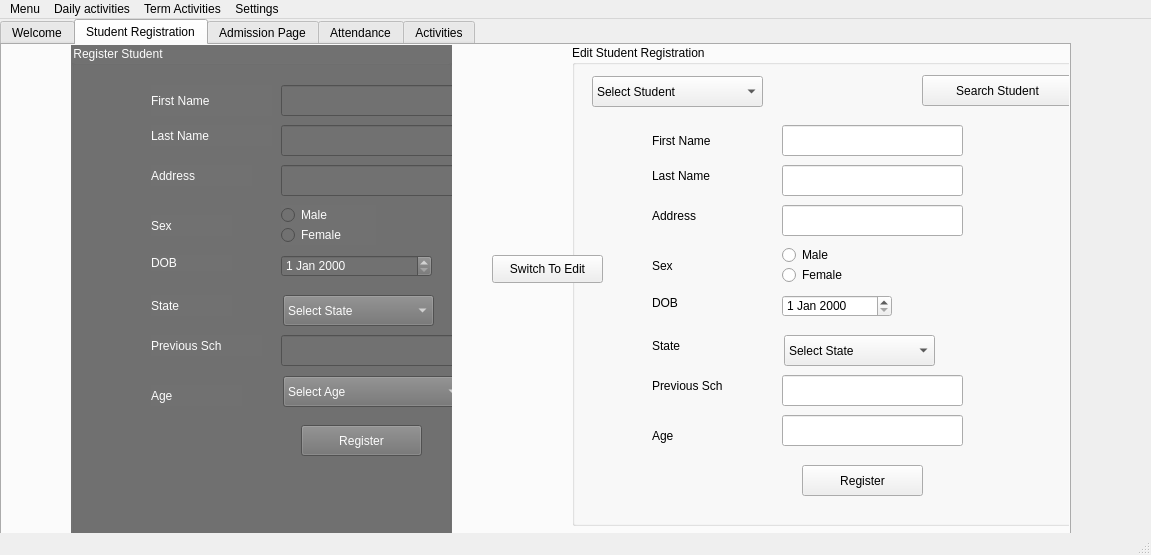
<?xml version="1.0" encoding="UTF-8"?>
<ui version="4.0">
 <class>MainWindow</class>
 <widget class="QMainWindow" name="MainWindow">
  <property name="geometry">
   <rect>
    <x>0</x>
    <y>0</y>
    <width>1151</width>
    <height>555</height>
   </rect>
  </property>
  <property name="windowTitle">
   <string>MainWindow</string>
  </property>
  <widget class="QWidget" name="centralwidget">
   <widget class="QTabWidget" name="tabWidget">
    <property name="geometry">
     <rect>
      <x>0</x>
      <y>0</y>
      <width>1071</width>
      <height>541</height>
     </rect>
    </property>
    <property name="styleSheet">
     <string notr="true">font: 75 10pt &quot;Verdana&quot;;
</string>
    </property>
    <property name="currentIndex">
     <number>1</number>
    </property>
    <widget class="QWidget" name="tab">
     <attribute name="title">
      <string>Welcome</string>
     </attribute>
    </widget>
    <widget class="QWidget" name="tab_2">
     <attribute name="title">
      <string>Student Registration</string>
     </attribute>
     <widget class="QGroupBox" name="groupBox">
      <property name="geometry">
       <rect>
        <x>69</x>
        <y>0</y>
        <width>381</width>
        <height>491</height>
       </rect>
      </property>
      <property name="styleSheet">
       <string notr="true">font: 75 10pt &quot;Verdana&quot;;
color: rgb(252, 252, 252);
background-color: rgb(113, 113, 113);</string>
      </property>
      <property name="title">
       <string>Register Student</string>
      </property>
      <widget class="QLineEdit" name="lineEdit">
       <property name="geometry">
        <rect>
         <x>210</x>
         <y>40</y>
         <width>181</width>
         <height>31</height>
        </rect>
       </property>
      </widget>
      <widget class="QLabel" name="label_3">
       <property name="geometry">
        <rect>
         <x>80</x>
         <y>40</y>
         <width>121</width>
         <height>31</height>
        </rect>
       </property>
       <property name="styleSheet">
        <string notr="true">font: 75 10pt &quot;Verdana&quot;;</string>
       </property>
       <property name="text">
        <string>First Name</string>
       </property>
      </widget>
      <widget class="QLabel" name="label_4">
       <property name="geometry">
        <rect>
         <x>80</x>
         <y>80</y>
         <width>121</width>
         <height>21</height>
        </rect>
       </property>
       <property name="styleSheet">
        <string notr="true">font: 75 10pt &quot;Verdana&quot;;</string>
       </property>
       <property name="text">
        <string>Last Name</string>
       </property>
      </widget>
      <widget class="QLabel" name="label_5">
       <property name="geometry">
        <rect>
         <x>80</x>
         <y>120</y>
         <width>101</width>
         <height>21</height>
        </rect>
       </property>
       <property name="styleSheet">
        <string notr="true">font: 75 10pt &quot;Verdana&quot;;</string>
       </property>
       <property name="text">
        <string>Address</string>
       </property>
      </widget>
      <widget class="QLabel" name="label_6">
       <property name="geometry">
        <rect>
         <x>80</x>
         <y>170</y>
         <width>81</width>
         <height>21</height>
        </rect>
       </property>
       <property name="styleSheet">
        <string notr="true">font: 75 10pt &quot;Verdana&quot;;</string>
       </property>
       <property name="text">
        <string>Sex</string>
       </property>
      </widget>
      <widget class="QRadioButton" name="radioButton">
       <property name="geometry">
        <rect>
         <x>210</x>
         <y>160</y>
         <width>95</width>
         <height>20</height>
        </rect>
       </property>
       <property name="text">
        <string>Male</string>
       </property>
      </widget>
      <widget class="QRadioButton" name="radioButton_2">
       <property name="geometry">
        <rect>
         <x>210</x>
         <y>180</y>
         <width>95</width>
         <height>20</height>
        </rect>
       </property>
       <property name="text">
        <string>Female</string>
       </property>
      </widget>
      <widget class="QLabel" name="label_8">
       <property name="geometry">
        <rect>
         <x>80</x>
         <y>210</y>
         <width>81</width>
         <height>16</height>
        </rect>
       </property>
       <property name="styleSheet">
        <string notr="true">font: 75 10pt &quot;Verdana&quot;;</string>
       </property>
       <property name="text">
        <string>DOB</string>
       </property>
      </widget>
      <widget class="QLabel" name="label_9">
       <property name="geometry">
        <rect>
         <x>80</x>
         <y>250</y>
         <width>81</width>
         <height>21</height>
        </rect>
       </property>
       <property name="styleSheet">
        <string notr="true">font: 75 10pt &quot;Verdana&quot;;</string>
       </property>
       <property name="text">
        <string>State</string>
       </property>
      </widget>
      <widget class="QLineEdit" name="lineEdit_6">
       <property name="geometry">
        <rect>
         <x>210</x>
         <y>80</y>
         <width>181</width>
         <height>31</height>
        </rect>
       </property>
      </widget>
      <widget class="QLineEdit" name="lineEdit_7">
       <property name="geometry">
        <rect>
         <x>210</x>
         <y>120</y>
         <width>181</width>
         <height>31</height>
        </rect>
       </property>
      </widget>
      <widget class="QDateEdit" name="dateEdit">
       <property name="geometry">
        <rect>
         <x>210</x>
         <y>210</y>
         <width>151</width>
         <height>22</height>
        </rect>
       </property>
      </widget>
      <widget class="QLineEdit" name="lineEdit_10">
       <property name="geometry">
        <rect>
         <x>210</x>
         <y>290</y>
         <width>181</width>
         <height>31</height>
        </rect>
       </property>
      </widget>
      <widget class="QComboBox" name="comboBox">
       <property name="geometry">
        <rect>
         <x>212</x>
         <y>250</y>
         <width>151</width>
         <height>31</height>
        </rect>
       </property>
       <item>
        <property name="text">
         <string>Select State</string>
        </property>
       </item>
      </widget>
      <widget class="QLabel" name="label_10">
       <property name="geometry">
        <rect>
         <x>80</x>
         <y>290</y>
         <width>111</width>
         <height>21</height>
        </rect>
       </property>
       <property name="styleSheet">
        <string notr="true">font: 75 10pt &quot;Verdana&quot;;</string>
       </property>
       <property name="text">
        <string>Previous Sch</string>
       </property>
      </widget>
      <widget class="QLabel" name="label_11">
       <property name="geometry">
        <rect>
         <x>80</x>
         <y>340</y>
         <width>91</width>
         <height>21</height>
        </rect>
       </property>
       <property name="styleSheet">
        <string notr="true">font: 75 10pt &quot;Verdana&quot;;</string>
       </property>
       <property name="text">
        <string>Age</string>
       </property>
      </widget>
      <widget class="QPushButton" name="pushButton">
       <property name="geometry">
        <rect>
         <x>230</x>
         <y>380</y>
         <width>121</width>
         <height>31</height>
        </rect>
       </property>
       <property name="text">
        <string>Register</string>
       </property>
      </widget>
      <widget class="QComboBox" name="comboBox_11">
       <property name="geometry">
        <rect>
         <x>212</x>
         <y>331</y>
         <width>181</width>
         <height>31</height>
        </rect>
       </property>
       <item>
        <property name="text">
         <string>Select Age</string>
        </property>
       </item>
      </widget>
     </widget>
     <widget class="QGroupBox" name="groupBox_2">
      <property name="geometry">
       <rect>
        <x>570</x>
        <y>0</y>
        <width>501</width>
        <height>481</height>
       </rect>
      </property>
      <property name="title">
       <string>Edit Student Registration</string>
      </property>
      <widget class="QLineEdit" name="lineEdit_2">
       <property name="geometry">
        <rect>
         <x>210</x>
         <y>80</y>
         <width>181</width>
         <height>31</height>
        </rect>
       </property>
      </widget>
      <widget class="QLabel" name="label_7">
       <property name="geometry">
        <rect>
         <x>80</x>
         <y>80</y>
         <width>111</width>
         <height>31</height>
        </rect>
       </property>
       <property name="styleSheet">
        <string notr="true">font: 75 10pt &quot;Verdana&quot;;</string>
       </property>
       <property name="text">
        <string>First Name</string>
       </property>
      </widget>
      <widget class="QLabel" name="label_12">
       <property name="geometry">
        <rect>
         <x>80</x>
         <y>120</y>
         <width>121</width>
         <height>21</height>
        </rect>
       </property>
       <property name="styleSheet">
        <string notr="true">font: 75 10pt &quot;Verdana&quot;;</string>
       </property>
       <property name="text">
        <string>Last Name</string>
       </property>
      </widget>
      <widget class="QLabel" name="label_13">
       <property name="geometry">
        <rect>
         <x>80</x>
         <y>160</y>
         <width>101</width>
         <height>21</height>
        </rect>
       </property>
       <property name="styleSheet">
        <string notr="true">font: 75 10pt &quot;Verdana&quot;;</string>
       </property>
       <property name="text">
        <string>Address</string>
       </property>
      </widget>
      <widget class="QLabel" name="label_14">
       <property name="geometry">
        <rect>
         <x>80</x>
         <y>210</y>
         <width>81</width>
         <height>21</height>
        </rect>
       </property>
       <property name="styleSheet">
        <string notr="true">font: 75 10pt &quot;Verdana&quot;;</string>
       </property>
       <property name="text">
        <string>Sex</string>
       </property>
      </widget>
      <widget class="QRadioButton" name="radioButton_3">
       <property name="geometry">
        <rect>
         <x>210</x>
         <y>200</y>
         <width>95</width>
         <height>20</height>
        </rect>
       </property>
       <property name="text">
        <string>Male</string>
       </property>
      </widget>
      <widget class="QRadioButton" name="radioButton_4">
       <property name="geometry">
        <rect>
         <x>210</x>
         <y>220</y>
         <width>95</width>
         <height>20</height>
        </rect>
       </property>
       <property name="text">
        <string>Female</string>
       </property>
      </widget>
      <widget class="QLabel" name="label_15">
       <property name="geometry">
        <rect>
         <x>80</x>
         <y>250</y>
         <width>81</width>
         <height>16</height>
        </rect>
       </property>
       <property name="styleSheet">
        <string notr="true">font: 75 10pt &quot;Verdana&quot;;</string>
       </property>
       <property name="text">
        <string>DOB</string>
       </property>
      </widget>
      <widget class="QLabel" name="label_16">
       <property name="geometry">
        <rect>
         <x>80</x>
         <y>290</y>
         <width>81</width>
         <height>21</height>
        </rect>
       </property>
       <property name="styleSheet">
        <string notr="true">font: 75 10pt &quot;Verdana&quot;;</string>
       </property>
       <property name="text">
        <string>State</string>
       </property>
      </widget>
      <widget class="QLineEdit" name="lineEdit_8">
       <property name="geometry">
        <rect>
         <x>210</x>
         <y>120</y>
         <width>181</width>
         <height>31</height>
        </rect>
       </property>
      </widget>
      <widget class="QLineEdit" name="lineEdit_11">
       <property name="geometry">
        <rect>
         <x>210</x>
         <y>160</y>
         <width>181</width>
         <height>31</height>
        </rect>
       </property>
      </widget>
      <widget class="QDateEdit" name="dateEdit_2">
       <property name="geometry">
        <rect>
         <x>210</x>
         <y>250</y>
         <width>110</width>
         <height>22</height>
        </rect>
       </property>
      </widget>
      <widget class="QLineEdit" name="lineEdit_12">
       <property name="geometry">
        <rect>
         <x>210</x>
         <y>370</y>
         <width>181</width>
         <height>31</height>
        </rect>
       </property>
      </widget>
      <widget class="QLineEdit" name="lineEdit_13">
       <property name="geometry">
        <rect>
         <x>210</x>
         <y>330</y>
         <width>181</width>
         <height>31</height>
        </rect>
       </property>
      </widget>
      <widget class="QComboBox" name="comboBox_2">
       <property name="geometry">
        <rect>
         <x>212</x>
         <y>290</y>
         <width>151</width>
         <height>31</height>
        </rect>
       </property>
       <item>
        <property name="text">
         <string>Select State</string>
        </property>
       </item>
      </widget>
      <widget class="QLabel" name="label_17">
       <property name="geometry">
        <rect>
         <x>80</x>
         <y>330</y>
         <width>111</width>
         <height>21</height>
        </rect>
       </property>
       <property name="styleSheet">
        <string notr="true">font: 75 10pt &quot;Verdana&quot;;</string>
       </property>
       <property name="text">
        <string>Previous Sch</string>
       </property>
      </widget>
      <widget class="QLabel" name="label_18">
       <property name="geometry">
        <rect>
         <x>80</x>
         <y>380</y>
         <width>91</width>
         <height>21</height>
        </rect>
       </property>
       <property name="styleSheet">
        <string notr="true">font: 75 10pt &quot;Verdana&quot;;</string>
       </property>
       <property name="text">
        <string>Age</string>
       </property>
      </widget>
      <widget class="QPushButton" name="pushButton_2">
       <property name="geometry">
        <rect>
         <x>230</x>
         <y>420</y>
         <width>121</width>
         <height>31</height>
        </rect>
       </property>
       <property name="text">
        <string>Register</string>
       </property>
      </widget>
      <widget class="QComboBox" name="comboBox_12">
       <property name="geometry">
        <rect>
         <x>20</x>
         <y>31</y>
         <width>171</width>
         <height>31</height>
        </rect>
       </property>
       <item>
        <property name="text">
         <string>Select Student</string>
        </property>
       </item>
      </widget>
      <widget class="QPushButton" name="pushButton_3">
       <property name="geometry">
        <rect>
         <x>350</x>
         <y>30</y>
         <width>151</width>
         <height>31</height>
        </rect>
       </property>
       <property name="text">
        <string>Search Student</string>
       </property>
      </widget>
     </widget>
     <widget class="QPushButton" name="pushButton_8">
      <property name="geometry">
       <rect>
        <x>490</x>
        <y>210</y>
        <width>111</width>
        <height>28</height>
       </rect>
      </property>
      <property name="styleSheet">
       <string notr="true">font: 75 8pt &quot;Verdana&quot;;</string>
      </property>
      <property name="text">
       <string>Switch To Edit</string>
      </property>
     </widget>
    </widget>
    <widget class="QWidget" name="tab_3">
     <attribute name="title">
      <string>Admission Page</string>
     </attribute>
     <widget class="QGroupBox" name="groupBox_3">
      <property name="geometry">
       <rect>
        <x>-1</x>
        <y>-1</y>
        <width>511</width>
        <height>471</height>
       </rect>
      </property>
      <property name="styleSheet">
       <string notr="true">font: 75 10pt &quot;Verdana&quot;;</string>
      </property>
      <property name="title">
       <string>Admission Sheet</string>
      </property>
      <widget class="QLineEdit" name="lineEdit_3">
       <property name="geometry">
        <rect>
         <x>240</x>
         <y>90</y>
         <width>251</width>
         <height>31</height>
        </rect>
       </property>
      </widget>
      <widget class="QComboBox" name="comboBox_3">
       <property name="geometry">
        <rect>
         <x>20</x>
         <y>40</y>
         <width>161</width>
         <height>31</height>
        </rect>
       </property>
       <item>
        <property name="text">
         <string>Select Student Name</string>
        </property>
       </item>
      </widget>
      <widget class="QPushButton" name="pushButton_4">
       <property name="geometry">
        <rect>
         <x>270</x>
         <y>40</y>
         <width>201</width>
         <height>31</height>
        </rect>
       </property>
       <property name="text">
        <string>Check Student</string>
       </property>
      </widget>
      <widget class="QLabel" name="label">
       <property name="geometry">
        <rect>
         <x>20</x>
         <y>90</y>
         <width>171</width>
         <height>31</height>
        </rect>
       </property>
       <property name="text">
        <string>Student Full Name</string>
       </property>
      </widget>
      <widget class="QLabel" name="label_2">
       <property name="geometry">
        <rect>
         <x>20</x>
         <y>140</y>
         <width>211</width>
         <height>31</height>
        </rect>
       </property>
       <property name="text">
        <string>Class To Admit Student</string>
       </property>
      </widget>
      <widget class="QComboBox" name="comboBox_4">
       <property name="geometry">
        <rect>
         <x>240</x>
         <y>140</y>
         <width>251</width>
         <height>31</height>
        </rect>
       </property>
       <item>
        <property name="text">
         <string>Select Class </string>
        </property>
       </item>
      </widget>
      <widget class="QPushButton" name="pushButton_5">
       <property name="geometry">
        <rect>
         <x>170</x>
         <y>340</y>
         <width>151</width>
         <height>31</height>
        </rect>
       </property>
       <property name="text">
        <string>Admit</string>
       </property>
      </widget>
      <widget class="QComboBox" name="comboBox_7">
       <property name="geometry">
        <rect>
         <x>240</x>
         <y>190</y>
         <width>251</width>
         <height>31</height>
        </rect>
       </property>
       <item>
        <property name="text">
         <string>Please Select Sch</string>
        </property>
       </item>
      </widget>
      <widget class="QComboBox" name="comboBox_8">
       <property name="geometry">
        <rect>
         <x>240</x>
         <y>250</y>
         <width>251</width>
         <height>31</height>
        </rect>
       </property>
       <item>
        <property name="text">
         <string>Please Select session</string>
        </property>
       </item>
      </widget>
      <widget class="QLabel" name="label_36">
       <property name="geometry">
        <rect>
         <x>20</x>
         <y>190</y>
         <width>211</width>
         <height>31</height>
        </rect>
       </property>
       <property name="text">
        <string>School Admitted To</string>
       </property>
      </widget>
      <widget class="QLabel" name="label_37">
       <property name="geometry">
        <rect>
         <x>20</x>
         <y>250</y>
         <width>181</width>
         <height>31</height>
        </rect>
       </property>
       <property name="text">
        <string>Year of Admission</string>
       </property>
      </widget>
     </widget>
     <widget class="QGroupBox" name="groupBox_4">
      <property name="geometry">
       <rect>
        <x>530</x>
        <y>0</y>
        <width>511</width>
        <height>471</height>
       </rect>
      </property>
      <property name="styleSheet">
       <string notr="true">font: 75 10pt &quot;Verdana&quot;;</string>
      </property>
      <property name="title">
       <string>Admission Sheet</string>
      </property>
      <widget class="QLineEdit" name="lineEdit_4">
       <property name="geometry">
        <rect>
         <x>240</x>
         <y>90</y>
         <width>251</width>
         <height>31</height>
        </rect>
       </property>
      </widget>
      <widget class="QComboBox" name="comboBox_5">
       <property name="geometry">
        <rect>
         <x>20</x>
         <y>40</y>
         <width>161</width>
         <height>31</height>
        </rect>
       </property>
       <item>
        <property name="text">
         <string>Select Student Name</string>
        </property>
       </item>
      </widget>
      <widget class="QPushButton" name="pushButton_6">
       <property name="geometry">
        <rect>
         <x>270</x>
         <y>40</y>
         <width>201</width>
         <height>31</height>
        </rect>
       </property>
       <property name="text">
        <string>Check Student</string>
       </property>
      </widget>
      <widget class="QLabel" name="label_20">
       <property name="geometry">
        <rect>
         <x>20</x>
         <y>90</y>
         <width>171</width>
         <height>31</height>
        </rect>
       </property>
       <property name="text">
        <string>Student Full Name</string>
       </property>
      </widget>
      <widget class="QLabel" name="label_21">
       <property name="geometry">
        <rect>
         <x>20</x>
         <y>140</y>
         <width>211</width>
         <height>31</height>
        </rect>
       </property>
       <property name="text">
        <string>Class To Admit Student</string>
       </property>
      </widget>
      <widget class="QComboBox" name="comboBox_6">
       <property name="geometry">
        <rect>
         <x>240</x>
         <y>140</y>
         <width>251</width>
         <height>31</height>
        </rect>
       </property>
       <item>
        <property name="text">
         <string>Select Class </string>
        </property>
       </item>
      </widget>
      <widget class="QPushButton" name="pushButton_7">
       <property name="geometry">
        <rect>
         <x>170</x>
         <y>340</y>
         <width>151</width>
         <height>31</height>
        </rect>
       </property>
       <property name="text">
        <string>Admit</string>
       </property>
      </widget>
      <widget class="QComboBox" name="comboBox_9">
       <property name="geometry">
        <rect>
         <x>240</x>
         <y>190</y>
         <width>251</width>
         <height>31</height>
        </rect>
       </property>
       <item>
        <property name="text">
         <string>Please Select Sch</string>
        </property>
       </item>
      </widget>
      <widget class="QComboBox" name="comboBox_10">
       <property name="geometry">
        <rect>
         <x>240</x>
         <y>250</y>
         <width>251</width>
         <height>31</height>
        </rect>
       </property>
       <item>
        <property name="text">
         <string>Please Select session</string>
        </property>
       </item>
      </widget>
      <widget class="QLabel" name="label_38">
       <property name="geometry">
        <rect>
         <x>20</x>
         <y>190</y>
         <width>211</width>
         <height>31</height>
        </rect>
       </property>
       <property name="text">
        <string>School Admitted To</string>
       </property>
      </widget>
      <widget class="QLabel" name="label_39">
       <property name="geometry">
        <rect>
         <x>20</x>
         <y>250</y>
         <width>181</width>
         <height>31</height>
        </rect>
       </property>
       <property name="text">
        <string>Year of Admission</string>
       </property>
      </widget>
     </widget>
    </widget>
    <widget class="QWidget" name="tab_4">
     <attribute name="title">
      <string>Attendance</string>
     </attribute>
     <widget class="QTableWidget" name="tableWidget">
      <property name="geometry">
       <rect>
        <x>0</x>
        <y>40</y>
        <width>1061</width>
        <height>421</height>
       </rect>
      </property>
      <column>
       <property name="text">
        <string>Student Name</string>
       </property>
      </column>
      <column>
       <property name="text">
        <string>Monday</string>
       </property>
      </column>
      <column>
       <property name="text">
        <string>Tuesday</string>
       </property>
      </column>
      <column>
       <property name="text">
        <string>Wednesday</string>
       </property>
      </column>
      <column>
       <property name="text">
        <string>Thursday</string>
       </property>
      </column>
      <column>
       <property name="text">
        <string>Friday</string>
       </property>
      </column>
     </widget>
    </widget>
    <widget class="QWidget" name="tab_5">
     <attribute name="title">
      <string>Activities</string>
     </attribute>
     <widget class="QGroupBox" name="groupBox_7">
      <property name="geometry">
       <rect>
        <x>550</x>
        <y>10</y>
        <width>511</width>
        <height>431</height>
       </rect>
      </property>
      <property name="title">
       <string>Class Actiivities</string>
      </property>
      <widget class="QLineEdit" name="lineEdit_19">
       <property name="geometry">
        <rect>
         <x>220</x>
         <y>40</y>
         <width>241</width>
         <height>31</height>
        </rect>
       </property>
      </widget>
      <widget class="QLabel" name="label_32">
       <property name="geometry">
        <rect>
         <x>40</x>
         <y>50</y>
         <width>131</width>
         <height>21</height>
        </rect>
       </property>
       <property name="text">
        <string>Total Student</string>
       </property>
      </widget>
      <widget class="QLineEdit" name="lineEdit_20">
       <property name="geometry">
        <rect>
         <x>220</x>
         <y>80</y>
         <width>241</width>
         <height>31</height>
        </rect>
       </property>
      </widget>
      <widget class="QLabel" name="label_33">
       <property name="geometry">
        <rect>
         <x>40</x>
         <y>90</y>
         <width>131</width>
         <height>21</height>
        </rect>
       </property>
       <property name="text">
        <string>Class Teacher</string>
       </property>
      </widget>
      <widget class="QLineEdit" name="lineEdit_21">
       <property name="geometry">
        <rect>
         <x>290</x>
         <y>250</y>
         <width>221</width>
         <height>31</height>
        </rect>
       </property>
      </widget>
      <widget class="QLabel" name="label_34">
       <property name="geometry">
        <rect>
         <x>40</x>
         <y>180</y>
         <width>131</width>
         <height>21</height>
        </rect>
       </property>
       <property name="text">
        <string>Details</string>
       </property>
      </widget>
      <widget class="QLabel" name="label_35">
       <property name="geometry">
        <rect>
         <x>40</x>
         <y>130</y>
         <width>161</width>
         <height>21</height>
        </rect>
       </property>
       <property name="text">
        <string>Class Teacher Contact</string>
       </property>
      </widget>
      <widget class="QLineEdit" name="lineEdit_22">
       <property name="geometry">
        <rect>
         <x>220</x>
         <y>120</y>
         <width>241</width>
         <height>31</height>
        </rect>
       </property>
      </widget>
      <widget class="QLineEdit" name="lineEdit_23">
       <property name="geometry">
        <rect>
         <x>220</x>
         <y>170</y>
         <width>241</width>
         <height>31</height>
        </rect>
       </property>
      </widget>
     </widget>
     <widget class="QGroupBox" name="groupBox_6">
      <property name="geometry">
       <rect>
        <x>0</x>
        <y>10</y>
        <width>511</width>
        <height>491</height>
       </rect>
      </property>
      <property name="styleSheet">
       <string notr="true">font: 10pt &quot;Verdana&quot;;</string>
      </property>
      <property name="title">
       <string>Student Activities</string>
      </property>
      <widget class="QLineEdit" name="lineEdit_5">
       <property name="geometry">
        <rect>
         <x>240</x>
         <y>40</y>
         <width>221</width>
         <height>31</height>
        </rect>
       </property>
      </widget>
      <widget class="QLabel" name="label_19">
       <property name="geometry">
        <rect>
         <x>50</x>
         <y>40</y>
         <width>131</width>
         <height>21</height>
        </rect>
       </property>
       <property name="text">
        <string>Student Name</string>
       </property>
      </widget>
      <widget class="QLabel" name="label_22">
       <property name="geometry">
        <rect>
         <x>50</x>
         <y>80</y>
         <width>131</width>
         <height>21</height>
        </rect>
       </property>
       <property name="text">
        <string>student Class</string>
       </property>
      </widget>
      <widget class="QLabel" name="label_23">
       <property name="geometry">
        <rect>
         <x>50</x>
         <y>120</y>
         <width>131</width>
         <height>21</height>
        </rect>
       </property>
       <property name="text">
        <string>Class Teacher</string>
       </property>
      </widget>
      <widget class="QLabel" name="label_24">
       <property name="geometry">
        <rect>
         <x>10</x>
         <y>160</y>
         <width>221</width>
         <height>21</height>
        </rect>
       </property>
       <property name="text">
        <string>Total Numbers of Present</string>
       </property>
      </widget>
      <widget class="QLineEdit" name="lineEdit_14">
       <property name="geometry">
        <rect>
         <x>240</x>
         <y>120</y>
         <width>221</width>
         <height>31</height>
        </rect>
       </property>
      </widget>
      <widget class="QLineEdit" name="lineEdit_15">
       <property name="geometry">
        <rect>
         <x>240</x>
         <y>80</y>
         <width>221</width>
         <height>31</height>
        </rect>
       </property>
      </widget>
      <widget class="QLineEdit" name="lineEdit_16">
       <property name="geometry">
        <rect>
         <x>240</x>
         <y>160</y>
         <width>221</width>
         <height>31</height>
        </rect>
       </property>
      </widget>
      <widget class="QLabel" name="label_25">
       <property name="geometry">
        <rect>
         <x>10</x>
         <y>210</y>
         <width>221</width>
         <height>21</height>
        </rect>
       </property>
       <property name="text">
        <string>Total Numbers of Absent</string>
       </property>
      </widget>
      <widget class="QLabel" name="label_26">
       <property name="geometry">
        <rect>
         <x>10</x>
         <y>240</y>
         <width>151</width>
         <height>21</height>
        </rect>
       </property>
       <property name="text">
        <string>Admission Date</string>
       </property>
      </widget>
      <widget class="QLineEdit" name="lineEdit_17">
       <property name="geometry">
        <rect>
         <x>240</x>
         <y>200</y>
         <width>221</width>
         <height>31</height>
        </rect>
       </property>
      </widget>
      <widget class="QLineEdit" name="lineEdit_18">
       <property name="geometry">
        <rect>
         <x>240</x>
         <y>240</y>
         <width>221</width>
         <height>31</height>
        </rect>
       </property>
      </widget>
      <widget class="Line" name="line">
       <property name="geometry">
        <rect>
         <x>0</x>
         <y>280</y>
         <width>511</width>
         <height>20</height>
        </rect>
       </property>
       <property name="orientation">
        <enum>Qt::Horizontal</enum>
       </property>
      </widget>
      <widget class="QLabel" name="label_27">
       <property name="geometry">
        <rect>
         <x>10</x>
         <y>290</y>
         <width>121</width>
         <height>21</height>
        </rect>
       </property>
       <property name="text">
        <string>Performance</string>
       </property>
      </widget>
      <widget class="QLabel" name="label_28">
       <property name="geometry">
        <rect>
         <x>10</x>
         <y>320</y>
         <width>71</width>
         <height>21</height>
        </rect>
       </property>
       <property name="styleSheet">
        <string notr="true">font: 75 7pt &quot;Verdana&quot;;</string>
       </property>
       <property name="text">
        <string>English</string>
       </property>
      </widget>
      <widget class="QLabel" name="label_29">
       <property name="geometry">
        <rect>
         <x>10</x>
         <y>340</y>
         <width>71</width>
         <height>21</height>
        </rect>
       </property>
       <property name="styleSheet">
        <string notr="true">font: 75 7pt &quot;Verdana&quot;;</string>
       </property>
       <property name="text">
        <string>Math</string>
       </property>
      </widget>
      <widget class="QLabel" name="label_30">
       <property name="geometry">
        <rect>
         <x>10</x>
         <y>370</y>
         <width>71</width>
         <height>21</height>
        </rect>
       </property>
       <property name="styleSheet">
        <string notr="true">font: 75 7pt &quot;Verdana&quot;;</string>
       </property>
       <property name="text">
        <string>Chemistry</string>
       </property>
      </widget>
      <widget class="QLabel" name="label_31">
       <property name="geometry">
        <rect>
         <x>10</x>
         <y>400</y>
         <width>71</width>
         <height>21</height>
        </rect>
       </property>
       <property name="styleSheet">
        <string notr="true">font: 75 7pt &quot;Verdana&quot;;</string>
       </property>
       <property name="text">
        <string>Physicis</string>
       </property>
      </widget>
     </widget>
    </widget>
   </widget>
  </widget>
  <widget class="QStatusBar" name="statusbar"/>
  <widget class="QMenuBar" name="menubar">
   <property name="geometry">
    <rect>
     <x>0</x>
     <y>0</y>
     <width>1151</width>
     <height>26</height>
    </rect>
   </property>
   <widget class="QMenu" name="menuMenu">
    <property name="title">
     <string>Menu</string>
    </property>
    <widget class="QMenu" name="menuStudent_Registration">
     <property name="title">
      <string>Student Registration</string>
     </property>
     <addaction name="actionRegister_Student"/>
     <addaction name="actionEdit_Student_Details"/>
     <addaction name="actionDelete"/>
    </widget>
    <widget class="QMenu" name="menuAdmission">
     <property name="title">
      <string>Admission</string>
     </property>
     <addaction name="actionAdmit_Student"/>
     <addaction name="actionEdit_Studet_Admitted"/>
    </widget>
    <addaction name="menuStudent_Registration"/>
    <addaction name="menuAdmission"/>
   </widget>
   <widget class="QMenu" name="menuDaily_activities">
    <property name="title">
     <string>Daily activities</string>
    </property>
    <addaction name="actionattendance"/>
    <addaction name="actionTimeTable"/>
    <addaction name="actionLibrary_Management"/>
   </widget>
   <widget class="QMenu" name="menuTerm_Activities">
    <property name="title">
     <string>Term Activities</string>
    </property>
    <widget class="QMenu" name="menuFirst_Term">
     <property name="title">
      <string>First Term</string>
     </property>
     <addaction name="actionStudent"/>
     <addaction name="separator"/>
     <addaction name="actionClass"/>
     <addaction name="separator"/>
     <addaction name="actionSchool"/>
     <addaction name="separator"/>
    </widget>
    <addaction name="menuFirst_Term"/>
    <addaction name="separator"/>
    <addaction name="actionSecond_Term"/>
    <addaction name="separator"/>
    <addaction name="actionThird_Term"/>
    <addaction name="separator"/>
   </widget>
   <widget class="QMenu" name="menuSettings">
    <property name="title">
     <string>Settings</string>
    </property>
   </widget>
   <addaction name="menuMenu"/>
   <addaction name="menuDaily_activities"/>
   <addaction name="menuTerm_Activities"/>
   <addaction name="menuSettings"/>
  </widget>
  <action name="actionRegister_Student">
   <property name="text">
    <string>Register Student</string>
   </property>
  </action>
  <action name="actionEdit_Student_Details">
   <property name="text">
    <string>Edit Student Details</string>
   </property>
  </action>
  <action name="actionDelete">
   <property name="text">
    <string>Delete</string>
   </property>
  </action>
  <action name="actionAdmit_Student">
   <property name="text">
    <string>Admit Student</string>
   </property>
  </action>
  <action name="actionEdit_Studet_Admitted">
   <property name="text">
    <string>Edit Studet Admitted</string>
   </property>
  </action>
  <action name="actionattendance">
   <property name="text">
    <string>Attendance</string>
   </property>
  </action>
  <action name="actionTimeTable">
   <property name="text">
    <string>TimeTable</string>
   </property>
  </action>
  <action name="actionLibrary_Management">
   <property name="text">
    <string>Library Management</string>
   </property>
  </action>
  <action name="actionSecond_Term">
   <property name="text">
    <string>Second Term</string>
   </property>
  </action>
  <action name="actionThird_Term">
   <property name="text">
    <string>Third Term</string>
   </property>
  </action>
  <action name="actionStudent">
   <property name="text">
    <string>Student</string>
   </property>
  </action>
  <action name="actionClass">
   <property name="text">
    <string>Class</string>
   </property>
  </action>
  <action name="actionSchool">
   <property name="text">
    <string>School</string>
   </property>
  </action>
 </widget>
 <resources/>
 <connections/>
</ui>
